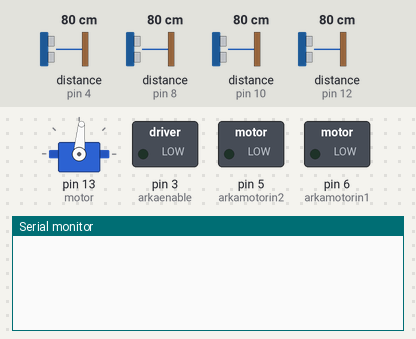
Simulated run of this sketch. Board: Arduino Uno, built with avr-gcc and run on an emulated ATmega328P. On the bench: servo, switched loads named in the sketch (green lamp = pin HIGH), the last lines printed to the serial monitor. Wiring (inferred from the names in the program): 4 × ultrasonic range finder: trigger pin 2, echo pin 4 / trigger pin 7, echo pin 8 / trigger pin 9, echo pin 10 / trigger pin 11, echo pin 12. Inputs (shaded band) come from the test bench; at power-on: distance to the obstacle (sensors on pin 4, pin 8, pin 10, pin 12) 80 cm. The echo pulse lasts 58.3 µs per cm; pins used as bus, display or sensor lines are not drawn.

Above: at 0.1 s.
6.3 s: distance to the obstacle (sensor on pin 4) set to 2 cm
At 7.2 s:
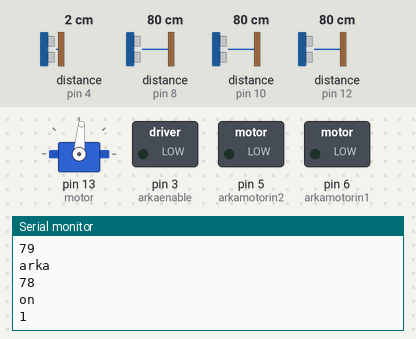
9.3 s: distance to the obstacle (sensor on pin 8) set to 60 cm
12.3 s: distance to the obstacle (sensor on pin 10) set to 203 cm
At 13.2 s:
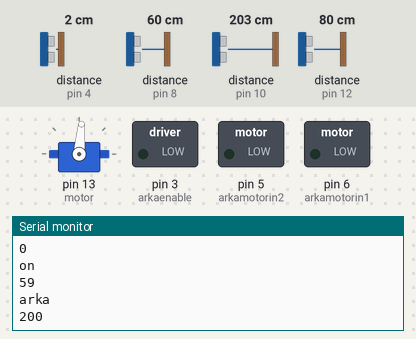
15.3 s: distance to the obstacle (sensor on pin 4) set to 18 cm
At 16.0 s:
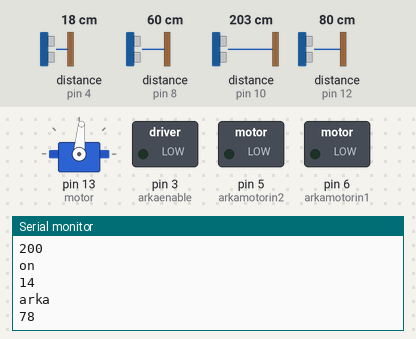
18.3 s: distance to the obstacle (sensor on pin 12) set to 9 cm
At 19.3 s:
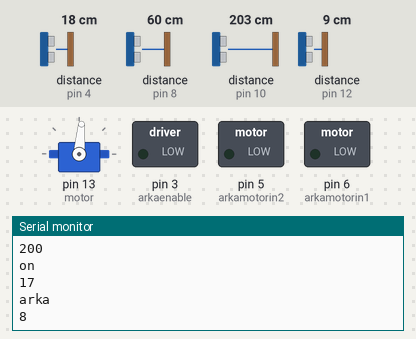
Timing chart, 0 to 21.3 s (numbered marks = the images above; inputs shaded):
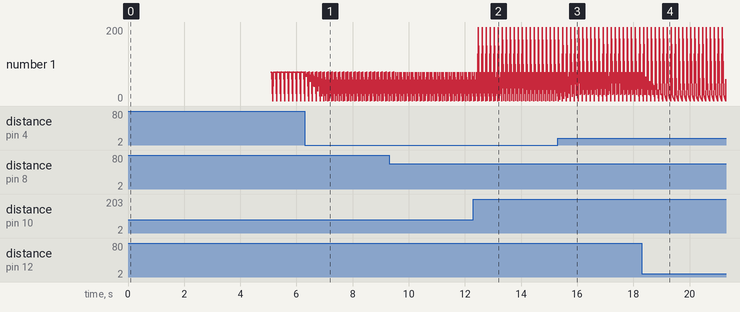

Measured:
- after the input at 6.3 s, the serial monitor: prints a new line after 0.05 s (image 1)
- after the input at 12.3 s, the serial monitor: prints a new line after 0.17 s (image 2)
- after the input at 15.3 s, the serial monitor: prints a new line after 0.08 s (image 3)
- after the input at 18.3 s, the serial monitor: prints a new line after 0.15 s (image 4)
- plotted number 1: 78 → 17 after the input at 15.3 s

The sketch:

deneme.ino
```cpp
#include <Servo.h>
Servo motor;
int arkamotorin1 = 6;
int arkamotorin2 = 5;
int arkaenable = 3;

int trigPin_on = 2; //mesafe ölçer sensörlerimizin pinleri
int echoPin_on = 4;
int trigPin_arka = 11;
int echoPin_arka = 12;
int trigPinsag_on = 7;
int echoPinsag_on = 8;
int trigPinsag_arka = 9;
int echoPinsag_arka = 10;

int counter_on ;
int counter_arka ;
float avg_arka = 0;  //Hesaplanan ortalama değerlerinin değişkenleri
float m_arka = 0;
float avg_on = 0;
float m_on = 0;

 int val_on1 ;
 int val_on2 ;
 int val_on3 ;   // mesafe sensörlerinden gelen verilerin 5 er tanesini hafızada tutmak için tanımlanan değişkenler.
 int val_on4 ;
 int val_on5 ;
 int val_arka1 ;
 int val_arka2 ;
 int val_arka3 ;
 int val_arka4 ;
 int val_arka5 ;


long sure1; // mesafe ölçme fonksiyonlarında kullanılan süre tanımlamaları
long sure2;
long sag_on_uzaklik;
long sag_arka_uzaklik ;
long on_uzaklik;
long arka_uzaklik;
int park_durumu=0;

void setup() {
  motor.attach(13);
  motor.write(85);
  delay(5000);
  Serial.begin(9600);
  pinMode(arkamotorin1, OUTPUT);
  pinMode(arkamotorin2, OUTPUT);
  pinMode(arkaenable, OUTPUT);
  pinMode(trigPinsag_on , OUTPUT);
  pinMode(echoPinsag_on , INPUT);
  pinMode(trigPinsag_arka , OUTPUT);
  pinMode(echoPinsag_arka , INPUT);
  pinMode(trigPin_on , OUTPUT);
  pinMode(echoPin_on , INPUT);
  pinMode(trigPin_arka , OUTPUT);
  pinMode(echoPin_arka , INPUT);


}

void loop() {
  park();
}

float mov_on_avg (int counter, float input)
{
  avg_on = 0;  //Hesaplanan ortalama değeri
  m_on = 0;    //Ortalama hesabında payda hesabı ( "0" değerleri dikkate alınmaz)

  if (counter_on == 1){  //ilk okunan değer kaydedilir. Çıkış boş kalmaması için giriş direk verilir.
    val_on1=input;
    avg_on = val_on1;

  }
  else if(counter_on == 2){  //2. okunan değer kaydedilir. Çıkış boş kalmaması için giriş direk verilir.
    val_on2=input;
    avg_on = val_on2;

  }
  else if(counter_on == 3){  //3. okunan değer kaydedilir. Çıkış boş kalmaması için giriş direk verilir.
    val_on3=input;
    avg_on = val_on3;

  }
  else if(counter_on == 4){  //4. okunan değer kaydedilir. Çıkış boş kalmaması için giriş direk verilir.
    val_on4=input;
    avg_on = val_on4;

  }
  else if(counter_on == 5){  //5. okunan değer kaydedilir. Çıkış boş kalmaması için giriş direk verilir.
    val_on5=input;
    avg_on = val_on5;

  }
  else if (counter_on > 5 ){ // 5 değer kaydedildikten sonra filtre çalışmaya başlar

    counter_on = 6;  // counter'ın kontrolsüz büyümemesi için sabitlenir

    if (val_on1 == 0){  //1. okunan değerin sıfır olma durumu kontrol edilir. m değeri 1 arttırılır
      m_on=m_on+1;
    }
    if (val_on2 == 0){  //2. okunan değerin sıfır olma durumu kontrol edilir. m değeri 1 arttırılır
      m_on=m_on+1;
    }
    if (val_on3 == 0){  //3. okunan değerin sıfır olma durumu kontrol edilir. m değeri 1 arttırılır
      m_on=m_on+1;
    }
    if (val_on4 == 0){  //4. okunan değerin sıfır olma durumu kontrol edilir. m değeri 1 arttırılır
     m_on=m_on+1;
    }
    if (val_on5 == 0){  //5. okunan değerin sıfır olma durumu kontrol edilir. m değeri 1 arttırılır
      m_on=m_on+1;
    }
    if (input == 0){  //yeni okunan değerin sıfır olma durumu kontrol edilir. m değeri 1 arttırılır
      m_on=m_on+1;
    }

int    d=6-m_on;  //sıfır sayısına göre payda belirlenir


    if (d==0)  // bütün değerlerin sıfır olması durumudur.
    {
     avg_on = input; //Çıkışa direk giriş verilir. Filtre işlevsizdir
     counter = 1; //Bütün değerler "0" okunduğu için filtre baştan başlatılır
    }
    else
    {
      avg_on = (val_on1+val_on2+val_on3+val_on4+val_on5+input)/d; //kaydedilen 5 değer ve yeni okunan değerin ortalaması alınır.
    }

     val_on1 = val_on2; // Burada kaydırma işlemi yapılır.
     val_on2 = val_on3; // Her hesaplamanın sonunda yeni değerler kaydedilir.
     val_on3 = val_on4; // En eski değer kaybolur.
     val_on4 = val_on5; // En son olarak da yeni okunan değer kaydedilir.
     val_on5 = input;
  }

  return avg_on; //avg değeri yani ortalama döndürülür.
}
float mov_arka_avg (int counter, float input)
{
  avg_arka = 0;  //Hesaplanan ortalama değeri
  m_arka = 0;    //Ortalama hesabında payda hesabı ( "0" değerleri dikkate alınmaz)

  if (counter_arka == 1){  //ilk okunan değer kaydedilir. Çıkış boş kalmaması için giriş direk verilir.
    val_arka1=input;
    avg_arka = val_arka1;

  }
  else if(counter_arka == 2){  //2. okunan değer kaydedilir. Çıkış boş kalmaması için giriş direk verilir.
    val_arka2=input;
    avg_arka = val_arka2;

  }
  else if(counter_arka == 3){  //3. okunan değer kaydedilir. Çıkış boş kalmaması için giriş direk verilir.
    val_arka3=input;
    avg_arka = val_arka3;

  }
  else if(counter_arka == 4){  //4. okunan değer kaydedilir. Çıkış boş kalmaması için giriş direk verilir.
    val_arka4=input;
    avg_arka = val_arka4;

  }
  else if(counter_arka == 5){  //5. okunan değer kaydedilir. Çıkış boş kalmaması için giriş direk verilir.
    val_arka5=input;
    avg_arka = val_arka5;

  }
  else if (counter_arka > 5 ){ // 5 değer kaydedildikten sonra filtre çalışmaya başlar

    counter = 6;  // counter'ın kontrolsüz büyümemesi için sabitlenir

    if (val_arka1 == 0){  //1. okunan değerin sıfır olma durumu kontrol edilir. m değeri 1 arttırılır
      m_arka=m_arka+1;
    }
    if (val_arka2 == 0){  //2. okunan değerin sıfır olma durumu kontrol edilir. m değeri 1 arttırılır
     m_arka=m_arka+1;
    }
    if (val_arka3 == 0){  //3. okunan değerin sıfır olma durumu kontrol edilir. m değeri 1 arttırılır
      m_arka=m_arka+1;
    }
    if (val_arka4 == 0){  //4. okunan değerin sıfır olma durumu kontrol edilir. m değeri 1 arttırılır
      m_arka=m_arka+1;
    }
    if (val_arka5 == 0){  //5. okunan değerin sıfır olma durumu kontrol edilir. m değeri 1 arttırılır
      m_arka = m_arka+1;
    }
    if (input == 0){  //yeni okunan değerin sıfır olma durumu kontrol edilir. m değeri 1 arttırılır
      m_arka=m_arka+1;
    }

int    d=6-m_arka;  //sıfır sayısına göre payda belirlenir


    if (d==0)  // bütün değerlerin sıfır olması durumudur.
    {
     avg_arka = input; //Çıkışa direk giriş verilir. Filtre işlevsizdir
     counter_arka = 1; //Bütün değerler "0" okunduğu için filtre baştan başlatılır
    }
    else
    {
     avg_arka = (val_arka1+val_arka2+val_arka3+val_arka4+val_arka5+input)/d; //kaydedilen 5 değer ve yeni okunan değerin ortalaması alınır.
    }

     val_arka1 = val_arka2; // Burada kaydırma işlemi yapılır.
     val_arka2 = val_arka3; // Her hesaplamanın sonunda yeni değerler kaydedilir.
     val_arka3 = val_arka4; // En eski değer kaybolur.
     val_arka4 = val_arka5; // En son olarak da yeni okunan değer kaydedilir.
     val_arka5 = input;
  }

  return avg_arka; //avg değeri yani ortalama döndürülür.
}


  void park(){
    sag_on();
    sag_arka();
    on();
    arka();
    Serial.println("Park durumu : ");
    Serial.println(park_durumu);
    Serial.println("on");
    Serial.println(sag_on_uzaklik);
    Serial.println("arka");
    Serial.println(sag_arka_uzaklik);
    if(sag_on_uzaklik < 10 && sag_arka_uzaklik < 10 && park_durumu==0)
    {
      ileri(90);
      park_durumu=1; // park durumu aracımızın ilerleyişini kontrol ederek her if'in içerisine girmemeyi sağlıyor}
    }
    if( sag_on_uzaklik > 10 && sag_arka_uzaklik < 10 && park_durumu==1)
    {
      park_durumu=2;
    }

    if((sag_on_uzaklik >10) && (sag_arka_uzaklik > 10) && park_durumu == 2) // aracımız 1. araçtan sonra park edilecek bir alan olduğunu anlıyor.
    {  park_durumu=3;
       analogWrite(arkaenable, 60);
    }

    if((sag_on_uzaklik <10) && (sag_arka_uzaklik > 10) && park_durumu == 3)// 2. aracın yanına yaklaştığını anlıyor  geldiğini anlıyor.
    {
      park_durumu=4;
    }

    if((sag_on_uzaklik < 10) && ( sag_arka_uzaklik <10 ) && park_durumu == 4)//2. aracın yanına geldiğini ve 2 aracın arasında park edilebilecek bir boşluk olduğunu anlıyor
    {
     //delay(150);
     dur();
     park_durumu=5;
     sag();
     Serial.println("Park durumu : ");
     Serial.println(park_durumu);
    }
     if(park_durumu == 5 )// arac bu if kontrolünde arac arkasında ki mesafe kontrol ederek geri geri manevrasını yaparak gelme komutuna giriyor.
    {
      geri(110);
      park_durumu = 6;
    }
    if(sag_on_uzaklik > 10 && park_durumu == 6){
      dur();
      delay(500);
      geri(70);
      sol();
      park_durumu=7;
    }
    if(arka_uzaklik < 50 && park_durumu == 7)// manevrayı rahat alabilmesi için ön tekerler sağ tarafa çevriliyor
        {
          dur();
          ortala();
          park_durumu=8;
          }
    if(park_durumu == 8) // arkasındaki araca çapmamak için bu komutta ön tekerler sol tarafa çevrilerek ileri gidiyor.
    {
      ileri(100);
      park_durumu=9;
      sag();
    }if(park_durumu==9)
      {  on();
          arka();   }
    if((on_uzaklik < 15) && park_durumu == 9)// ön mesafeyi ayarlayıp parkını bitirdiğini anlıyor.  Ve parkını bitiriyor.
    {
      dur();
      ortala();
      park_durumu=10;
    }


  }


  void sag_on(){
  digitalWrite(trigPinsag_on, LOW); /* sensör pasif hale getirildi */
  delayMicroseconds(5);
  digitalWrite(trigPinsag_on, HIGH); /* Sensore ses dalgasının üretmesi için emir verildi */
  delayMicroseconds(10);
  digitalWrite(trigPinsag_on, LOW);  /* Yeni dalgaların üretilmemesi için trig pini LOW konumuna getirildi */
  sure1 = pulseIn(echoPinsag_on, HIGH); /* ses dalgasının geri dönmesi için geçen sure ölçülüyor */
  sag_on_uzaklik= (sure1 * 0.034) /2; /* ölçülen sure uzaklığa çevriliyor */
   if(sag_on_uzaklik > 1000){
    sag_on_uzaklik = 0;
  }


  delay(30);
  }

  void sag_arka(){
  digitalWrite(trigPinsag_arka, LOW); /* sensör pasif hale getirildi */
  delayMicroseconds(5);
  digitalWrite(trigPinsag_arka, HIGH); /* Sensore ses dalgasının üretmesi için emir verildi */
  delayMicroseconds(10);
  digitalWrite(trigPinsag_arka, LOW);  /* Yeni dalgaların üretilmemesi için trig pini LOW konumuna getirildi */
  sure2 = pulseIn(echoPinsag_arka, HIGH); /* ses dalgasının geri dönmesi için geçen sure ölçülüyor */
  sag_arka_uzaklik= (sure2 * 0.034)/2; /* ölçülen sure uzaklığa çevriliyor */
   if(sag_arka_uzaklik > 1000){
    sag_arka_uzaklik = 0;
  }
  //Serial.println("Arka");
  //Serial.println(sag_arka_uzaklik);

  delay(30);
  }

  void on(){
  digitalWrite(trigPin_on, LOW); /* sensör pasif hale getirildi */
  delayMicroseconds(5);
  digitalWrite(trigPin_on, HIGH); /* Sensore ses dalgasının üretmesi için emir verildi */
  delayMicroseconds(10);
  digitalWrite(trigPin_on, LOW);  /* Yeni dalgaların üretilmemesi için trig pini LOW konumuna getirildi */
  sure1 = pulseIn(echoPin_on, HIGH); /* ses dalgasının geri dönmesi için geçen sure ölçülüyor */
  on_uzaklik= (sure1 * 0.034)/2; /* ölçülen sure uzaklığa çevriliyor */
  if(on_uzaklik>200)
  on_uzaklik=0;
  counter_on++;
  if(counter_on==6)
  counter_on==0;
  float avg = mov_on_avg(counter_on,on_uzaklik);
  on_uzaklik= avg;
  Serial.println("on");
  Serial.println(on_uzaklik);
  delay(30);
  }

  void arka(){
  digitalWrite(trigPin_arka, LOW); /* sensör pasif hale getirildi */
  delayMicroseconds(5);
  digitalWrite(trigPin_arka, HIGH); /* Sensore ses dalgasının üretmesi için emir verildi */
  delayMicroseconds(10);
  digitalWrite(trigPin_arka, LOW);  /* Yeni dalgaların üretilmemesi için trig pini LOW konumuna getirildi */
  sure2 = pulseIn(echoPin_arka, HIGH); /* ses dalgasının geri dönmesi için geçen sure ölçülüyor */
  arka_uzaklik= (sure2 * 0.034)/2; /* ölçülen sure uzaklığa çevriliyor */
  if(arka_uzaklik > 200)
    arka_uzaklik = 200;
  counter_arka++;
  if(counter_arka==6)
  counter_arka==0;
  arka_uzaklik = mov_arka_avg(counter_arka,arka_uzaklik);

  Serial.println("arka");
  Serial.println(arka_uzaklik);
  delay(30);
  }

  void geri(int x){
  analogWrite(arkaenable, x);
  digitalWrite(arkamotorin1, HIGH);
  digitalWrite(arkamotorin2,  LOW);
}
void ileri(int x){
  analogWrite(arkaenable, x);
  digitalWrite(arkamotorin1, LOW);
  digitalWrite(arkamotorin2,  HIGH);
}

void sag(){
  motor.write(65);
}
void sol(){
  motor.write(105);
}
void ortala(){
  motor.write(85);
}

void dur(){
  digitalWrite(arkamotorin1, LOW);
  digitalWrite(arkamotorin2,  LOW);
}
```
